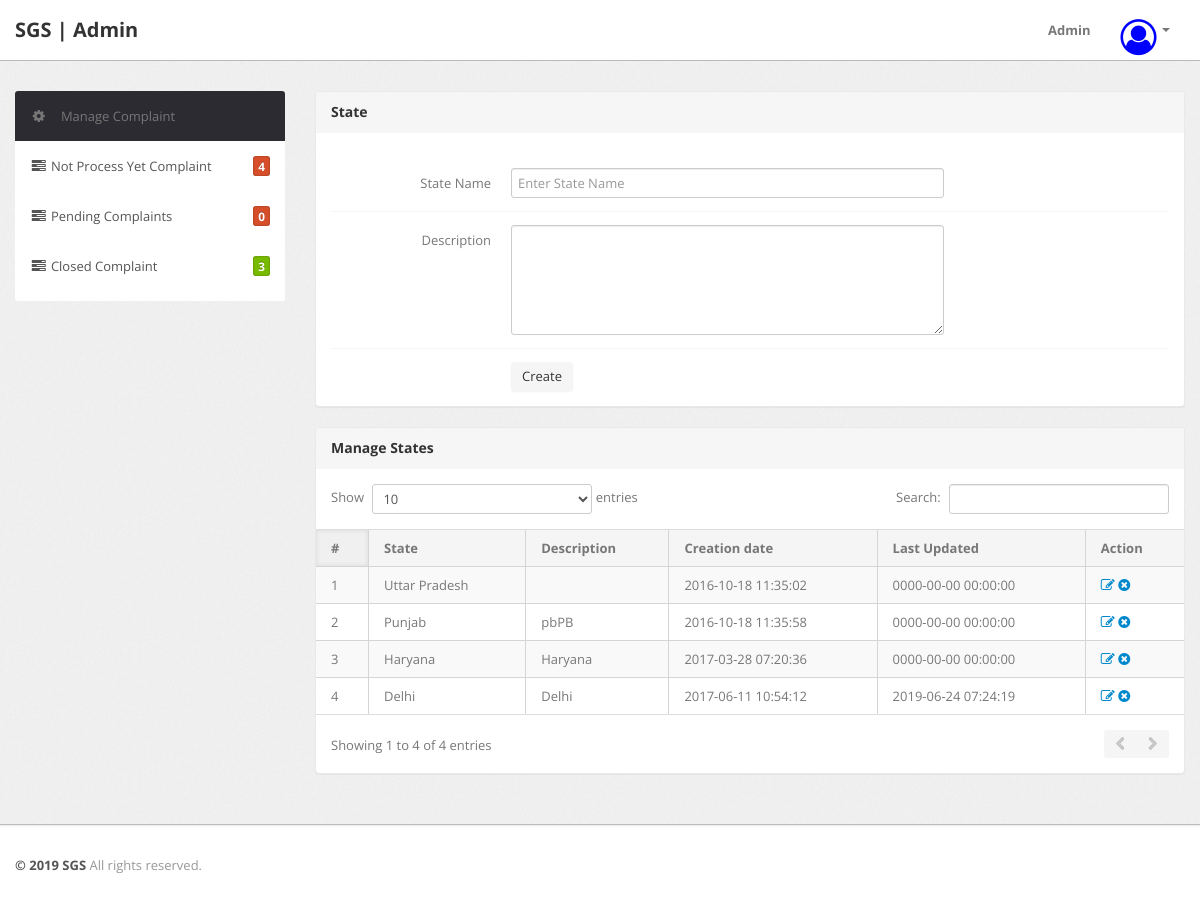
Page /cms/admin/state.php (signed in) on the committed database.
### tables this page shows
CREATE TABLE `state` (
  `id` int(11) NOT NULL,
  `stateName` varchar(255) DEFAULT NULL,
  `stateDescription` tinytext DEFAULT NULL,
  `postingDate` timestamp NULL DEFAULT current_timestamp(),
  `updationDate` timestamp NULL DEFAULT NULL ON UPDATE current_timestamp()
);

### cms/admin/state.php (the view, shortened to what this page needs)
<?php
include('include/config.php');
if(strlen($_SESSION['alogin'])==0)
	{
header('location:index.php');
}
else{
?>
<!DOCTYPE html>
<html lang="en">
<head>
	<link type="text/css" href="bootstrap/css/bootstrap.min.css" rel="stylesheet">
	<link type="text/css" href="bootstrap/css/bootstrap-responsive.min.css" rel="stylesheet">
	<link type="text/css" href="css/theme.css" rel="stylesheet">
	<link type="text/css" href="images/icons/css/font-awesome.css" rel="stylesheet">
</head>
<body>
<?php include('include/header.php');?>
	<div class="wrapper">
		<div class="container">
			<div class="row">
<?php include('include/sidebar.php');?>
			<div class="span9">
					<div class="content">
						<div class="module">
							<div class="module-head">
								<h3>State</h3>
							</div>
							<div class="module-body">
									<br />
			<form class="form-horizontal row-fluid" name="Category" method="post" >
<div class="control-group">
<label class="control-label" for="basicinput">State Name</label>
<div class="controls">
<input type="text" placeholder="Enter State Name"  name="state" class="span8 tip" required>
</div>
</div>
<div class="control-group">
											<label class="control-label" for="basicinput">Description</label>
											<div class="controls">
												<textarea class="span8" name="description" rows="5"></textarea>
											</div>
										</div>
	<div class="control-group">
											<div class="controls">
												<button type="submit" name="submit" class="btn">Create</button>
											</div>
										</div>
									</form>
							</div>
						</div>
	<div class="module">
							<div class="module-head">
								<h3>Manage States</h3>
							</div>
							<div class="module-body table">
								<table cellpadding="0" cellspacing="0" border="0" class="datatable-1 table table-bordered table-striped	 display" width="100%">
									<thead>
										<tr>
											<th>#</th>
											<th>State</th>
											<th>Description</th>
											<th>Creation date</th>
											<th>Last Updated</th>
											<th>Action</th>
										</tr>
									</thead>
									<tbody>
<?php $query=mysqli_query($con,"select * from state");
$cnt=1;
while($row=mysqli_fetch_array($query))
{
?>
										<tr>
											<td><?php echo htmlentities($cnt);?></td>
											<td><?php echo htmlentities($row['stateName']);?></td>
											<td><?php echo htmlentities($row['stateDescription']);?></td>
											<td> <?php echo htmlentities($row['postingDate']);?></td>
											<td><?php echo htmlentities($row['updationDate']);?></td>
											<td>
											<a href="edit-state.php?id=<?php echo $row['id']?>" ><i class="icon-edit"></i></a>
											<a href="state.php?id=<?php echo $row['id']?>&del=delete" onClick="return confirm('Are you sure you want to delete?')"><i class="icon-remove-sign"></i></a></td>
										</tr>
										<?php $cnt=$cnt+1; } ?>
								</table>
							</div>
						</div>
					</div>
				</div>
			</div>
		</div>
	</div>
<?php include('include/footer.php');?>
</body>
<?php } ?>

### rows in the picture
state: stateName "Uttar Pradesh", postingDate "2016-10-18 11:35:02", updationDate "0000-00-00 00:00:00"
state: stateName "Punjab", stateDescription "pbPB", postingDate "2016-10-18 11:35:58", updationDate "0000-00-00 00:00:00"
state: stateName "Haryana", stateDescription "Haryana", postingDate "2017-03-28 07:20:36", updationDate "0000-00-00 00:00:00"
state: stateName "Delhi", stateDescription "Delhi", postingDate "2017-06-11 10:54:12", updationDate "2019-06-24 07:24:19"

### other values in the picture
$num1 "4"
$num1 "0"
$num1 "3"
